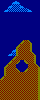

Rendered tile map (Tiled .tmx) drawn with the repository's tilesets; below, a short description and the full map source, tile grids included:
An orthogonal 10x25 tile map with 4x4 px tiles, 1 tile layer (Capa de Patrones 1).

<map version="1.0" tiledversion="1.0.2" orientation="orthogonal" renderorder="right-down" width="10" height="25" tilewidth="4" tileheight="4" nextobjectid="1">
 <tileset firstgid="1" source="tilesetJungle.tsx" />
 <layer name="Capa de Patrones 1" width="10" height="25">
  <data encoding="csv">
12,12,12,15,16,12,12,12,12,12,
12,12,15,11,11,16,12,12,12,12,
12,15,11,11,11,11,11,16,12,12,
12,12,12,12,12,12,12,12,12,12,
12,12,12,12,12,12,12,12,12,12,
12,12,12,12,12,12,12,12,12,12,
12,12,12,12,12,12,12,12,12,12,
12,12,12,12,12,12,12,12,12,12,
12,12,12,12,12,12,12,12,12,12,
12,12,12,12,12,12,12,12,12,12,
12,12,12,12,12,7,3,8,12,12,
12,12,12,12,7,3,3,6,12,12,
12,12,12,15,5,3,3,6,12,12,
12,12,15,11,5,3,3,3,8,12,
12,12,12,7,3,3,3,3,6,12,
12,12,7,3,1,12,2,3,6,12,
12,7,3,3,12,12,12,3,3,8,
12,5,3,3,8,12,7,3,3,6,
12,5,3,3,3,3,3,3,3,6,
7,3,3,3,3,3,3,3,3,6,
3,3,3,3,3,3,3,3,3,6,
3,3,3,3,3,3,3,3,3,6,
3,3,3,3,3,3,3,3,3,6,
3,3,3,3,3,3,3,3,3,6,
3,3,3,3,3,3,3,3,3,6
</data>
 </layer>
</map>
